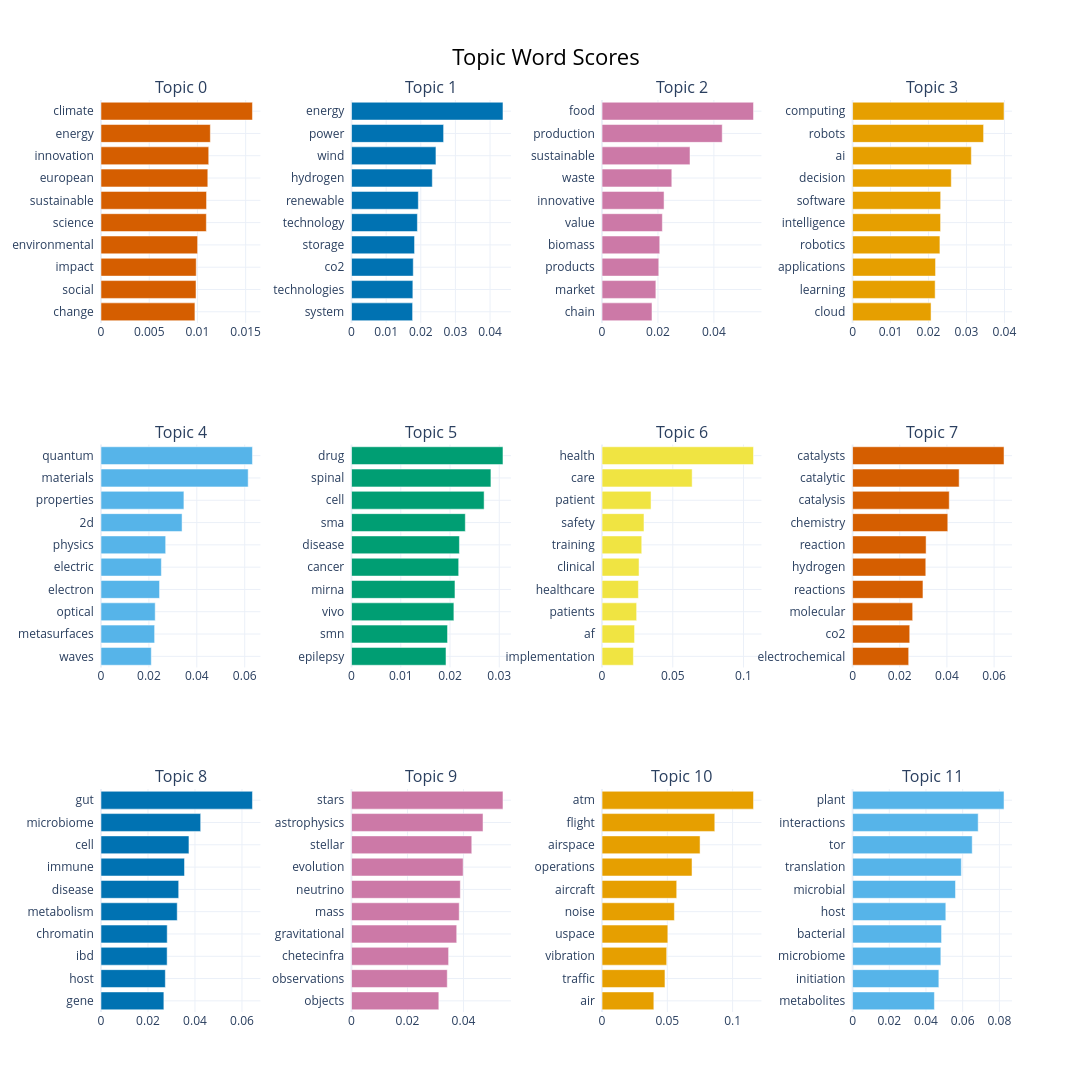

Write notebook code for a chart like this one.
### Code cell
# Visualize the top sample topics.
sample_topic_model.visualize_barchart(top_n_topics=12, n_words=10, width=800, height=400)

### Figure 1 — Plotly figure (JSON) as saved in the notebook; plotly's stock layout.template omitted (floating-point values rounded to 4 significant figures)
{"data": [{"marker": {"color": "#D55E00"}, "orientation": "h", "type": "bar", "x": [0.009739, 0.009852, 0.009875, 0.01002, 0.01092, 0.01094, 0.01107, 0.01117, 0.01134, 0.01571], "xaxis": "x", "y": ["change  ", "social  ", "impact  ", "environmental  ", "science  ", "sustainable  ", "european  ", "innovation  ", "energy  ", "climate  "], "yaxis": "y"}, {"marker": {"color": "#0072B2"}, "orientation": "h", "type": "bar", "x": [0.01764, 0.01771, 0.01783, 0.0182, 0.01902, 0.01929, 0.02333, 0.02438, 0.02659, 0.04374], "xaxis": "x2", "y": ["system  ", "technologies  ", "co2  ", "storage  ", "technology  ", "renewable  ", "hydrogen  ", "wind  ", "power  ", "energy  "], "yaxis": "y2"}, {"marker": {"color": "#CC79A7"}, "orientation": "h", "type": "bar", "x": [0.01786, 0.01925, 0.02029, 0.02064, 0.02157, 0.02218, 0.02495, 0.03146, 0.04298, 0.05417], "xaxis": "x3", "y": ["chain  ", "market  ", "products  ", "biomass  ", "value  ", "innovative  ", "waste  ", "sustainable  ", "production  ", "food  "], "yaxis": "y3"}, {"marker": {"color": "#E69F00"}, "orientation": "h", "type": "bar", "x": [0.02067, 0.02175, 0.02185, 0.023, 0.02318, 0.0232, 0.026, 0.03128, 0.03451, 0.03989], "xaxis": "x4", "y": ["cloud  ", "learning  ", "applications  ", "robotics  ", "intelligence  ", "software  ", "decision  ", "ai  ", "robots  ", "computing  "], "yaxis": "y4"}, {"marker": {"color": "#56B4E9"}, "orientation": "h", "type": "bar", "x": [0.02099, 0.02238, 0.02263, 0.02444, 0.0252, 0.027, 0.03385, 0.03461, 0.06144, 0.06323], "xaxis": "x5", "y": ["waves  ", "metasurfaces  ", "optical  ", "electron  ", "electric  ", "physics  ", "2d  ", "properties  ", "materials  ", "quantum  "], "yaxis": "y5"}, {"marker": {"color": "#009E73"}, "orientation": "h", "type": "bar", "x": [0.01918, 0.01949, 0.02078, 0.021, 0.02176, 0.02191, 0.0231, 0.02692, 0.0283, 0.03075], "xaxis": "x6", "y": ["epilepsy  ", "smn  ", "vivo  ", "mirna  ", "cancer  ", "disease  ", "sma  ", "cell  ", "spinal  ", "drug  "], "yaxis": "y6"}, {"marker": {"color": "#F0E442"}, "orientation": "h", "type": "bar", "x": [0.02215, 0.02298, 0.02445, 0.02569, 0.02615, 0.02806, 0.02964, 0.03463, 0.0637, 0.1071], "xaxis": "x7", "y": ["implementation  ", "af  ", "patients  ", "healthcare  ", "clinical  ", "training  ", "safety  ", "patient  ", "care  ", "health  "], "yaxis": "y7"}, {"marker": {"color": "#D55E00"}, "orientation": "h", "type": "bar", "x": [0.02379, 0.02423, 0.02548, 0.02984, 0.03104, 0.03117, 0.04037, 0.04099, 0.04519, 0.06421], "xaxis": "x8", "y": ["electrochemical  ", "co2  ", "molecular  ", "reactions  ", "hydrogen  ", "reaction  ", "chemistry  ", "catalysis  ", "catalytic  ", "catalysts  "], "yaxis": "y8"}, {"marker": {"color": "#0072B2"}, "orientation": "h", "type": "bar", "x": [0.02675, 0.02738, 0.02815, 0.02818, 0.03244, 0.03307, 0.03554, 0.03743, 0.04242, 0.06446], "xaxis": "x9", "y": ["gene  ", "host  ", "ibd  ", "chromatin  ", "metabolism  ", "disease  ", "immune  ", "cell  ", "microbiome  ", "gut  "], "yaxis": "y9"}, {"marker": {"color": "#CC79A7"}, "orientation": "h", "type": "bar", "x": [0.03119, 0.0342, 0.03468, 0.03758, 0.03847, 0.03886, 0.03987, 0.04296, 0.04698, 0.05411], "xaxis": "x10", "y": ["objects  ", "observations  ", "chetecinfra  ", "gravitational  ", "mass  ", "neutrino  ", "evolution  ", "stellar  ", "astrophysics  ", "stars  "], "yaxis": "y10"}, {"marker": {"color": "#E69F00"}, "orientation": "h", "type": "bar", "x": [0.03966, 0.04818, 0.04949, 0.05037, 0.0554, 0.05718, 0.0689, 0.07507, 0.08635, 0.116], "xaxis": "x11", "y": ["air  ", "traffic  ", "vibration  ", "uspace  ", "noise  ", "aircraft  ", "operations  ", "airspace  ", "flight  ", "atm  "], "yaxis": "y11"}, {"marker": {"color": "#56B4E9"}, "orientation": "h", "type": "bar", "x": [0.0446, 0.04702, 0.04811, 0.04849, 0.05081, 0.05608, 0.05926, 0.06519, 0.06845, 0.08253], "xaxis": "x12", "y": ["metabolites  ", "initiation  ", "microbiome  ", "bacterial  ", "host  ", "microbial  ", "translation  ", "tor  ", "interactions  ", "plant  "], "yaxis": "y12"}], "layout": {"annotations": [{"font": {"size": 16}, "showarrow": false, "text": "Topic 0", "x": 0.0875, "xanchor": "center", "xref": "paper", "y": 1, "yanchor": "bottom", "yref": "paper"}, {"font": {"size": 16}, "showarrow": false, "text": "Topic 1", "x": 0.3625, "xanchor": "center", "xref": "paper", "y": 1, "yanchor": "bottom", "yref": "paper"}, {"font": {"size": 16}, "showarrow": false, "text": "Topic 2", "x": 0.6375, "xanchor": "center", "xref": "paper", "y": 1, "yanchor": "bottom", "yref": "paper"}, {"font": {"size": 16}, "showarrow": false, "text": "Topic 3", "x": 0.9125, "xanchor": "center", "xref": "paper", "y": 1, "yanchor": "bottom", "yref": "paper"}, {"font": {"size": 16}, "showarrow": false, "text": "Topic 4", "x": 0.0875, "xanchor": "center", "xref": "paper", "y": 0.6222, "yanchor": "bottom", "yref": "paper"}, {"font": {"size": 16}, "showarrow": false, "text": "Topic 5", "x": 0.3625, "xanchor": "center", "xref": "paper", "y": 0.6222, "yanchor": "bottom", "yref": "paper"}, {"font": {"size": 16}, "showarrow": false, "text": "Topic 6", "x": 0.6375, "xanchor": "center", "xref": "paper", "y": 0.6222, "yanchor": "bottom", "yref": "paper"}, {"font": {"size": 16}, "showarrow": false, "text": "Topic 7", "x": 0.9125, "xanchor": "center", "xref": "paper", "y": 0.6222, "yanchor": "bottom", "yref": "paper"}, {"font": {"size": 16}, "showarrow": false, "text": "Topic 8", "x": 0.0875, "xanchor": "center", "xref": "paper", "y": 0.2444, "yanchor": "bottom", "yref": "paper"}, {"font": {"size": 16}, "showarrow": false, "text": "Topic 9", "x": 0.3625, "xanchor": "center", "xref": "paper", "y": 0.2444, "yanchor": "bottom", "yref": "paper"}, {"font": {"size": 16}, "showarrow": false, "text": "Topic 10", "x": 0.6375, "xanchor": "center", "xref": "paper", "y": 0.2444, "yanchor": "bottom", "yref": "paper"}, {"font": {"size": 16}, "showarrow": false, "text": "Topic 11", "x": 0.9125, "xanchor": "center", "xref": "paper", "y": 0.2444, "yanchor": "bottom", "yref": "paper"}], "height": 1200, "hoverlabel": {"bgcolor": "white", "font": {"family": "Rockwell", "size": 16}}, "showlegend": false, "title": {"font": {"color": "Black", "size": 22}, "text": "Topic Word Scores", "x": 0.5, "xanchor": "center", "yanchor": "top"}, "width": 3200, "xaxis": {"anchor": "y", "domain": [0, 0.175], "showgrid": true}, "xaxis10": {"anchor": "y10", "domain": [0.275, 0.45], "showgrid": true}, "xaxis11": {"anchor": "y11", "domain": [0.55, 0.725], "showgrid": true}, "xaxis12": {"anchor": "y12", "domain": [0.825, 1], "showgrid": true}, "xaxis2": {"anchor": "y2", "domain": [0.275, 0.45], "showgrid": true}, "xaxis3": {"anchor": "y3", "domain": [0.55, 0.725], "showgrid": true}, "xaxis4": {"anchor": "y4", "domain": [0.825, 1], "showgrid": true}, "xaxis5": {"anchor": "y5", "domain": [0, 0.175], "showgrid": true}, "xaxis6": {"anchor": "y6", "domain": [0.275, 0.45], "showgrid": true}, "xaxis7": {"anchor": "y7", "domain": [0.55, 0.725], "showgrid": true}, "xaxis8": {"anchor": "y8", "domain": [0.825, 1], "showgrid": true}, "xaxis9": {"anchor": "y9", "domain": [0, 0.175], "showgrid": true}, "yaxis": {"anchor": "x", "domain": [0.7556, 1], "showgrid": true}, "yaxis10": {"anchor": "x10", "domain": [0, 0.2444], "showgrid": true}, "yaxis11": {"anchor": "x11", "domain": [0, 0.2444], "showgrid": true}, "yaxis12": {"anchor": "x12", "domain": [0, 0.2444], "showgrid": true}, "yaxis2": {"anchor": "x2", "domain": [0.7556, 1], "showgrid": true}, "yaxis3": {"anchor": "x3", "domain": [0.7556, 1], "showgrid": true}, "yaxis4": {"anchor": "x4", "domain": [0.7556, 1], "showgrid": true}, "yaxis5": {"anchor": "x5", "domain": [0.3778, 0.6222], "showgrid": true}, "yaxis6": {"anchor": "x6", "domain": [0.3778, 0.6222], "showgrid": true}, "yaxis7": {"anchor": "x7", "domain": [0.3778, 0.6222], "showgrid": true}, "yaxis8": {"anchor": "x8", "domain": [0.3778, 0.6222], "showgrid": true}, "yaxis9": {"anchor": "x9", "domain": [0, 0.2444], "showgrid": true}}}
